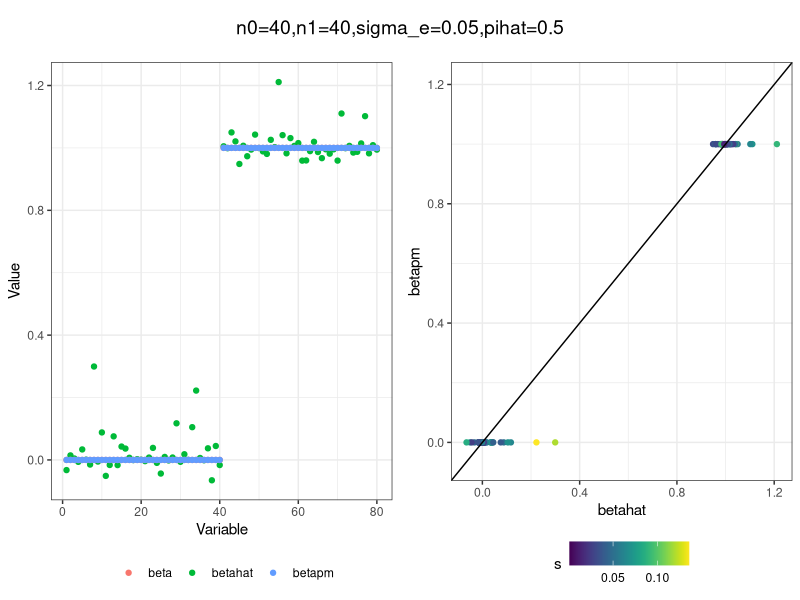
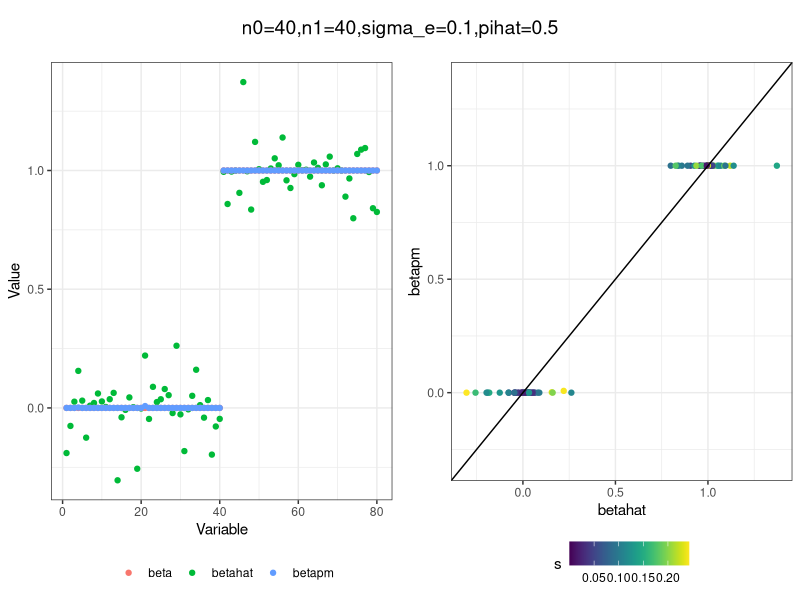
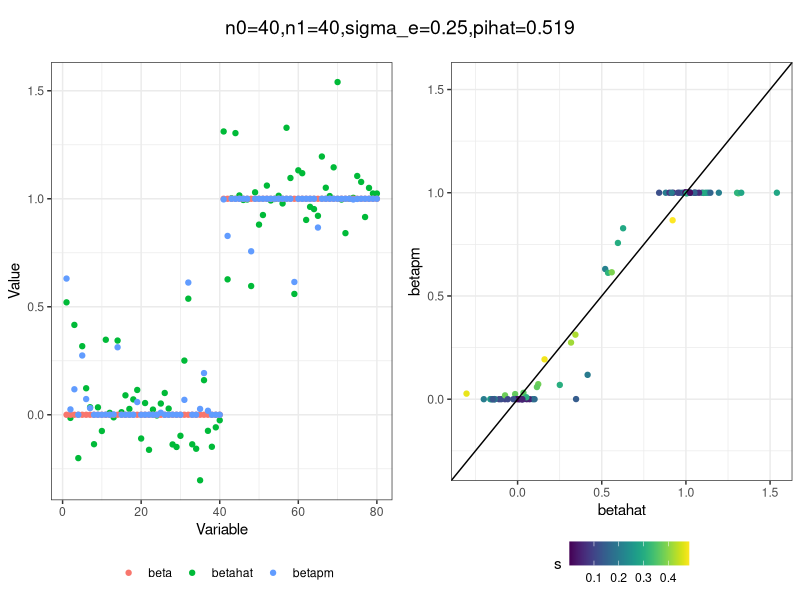
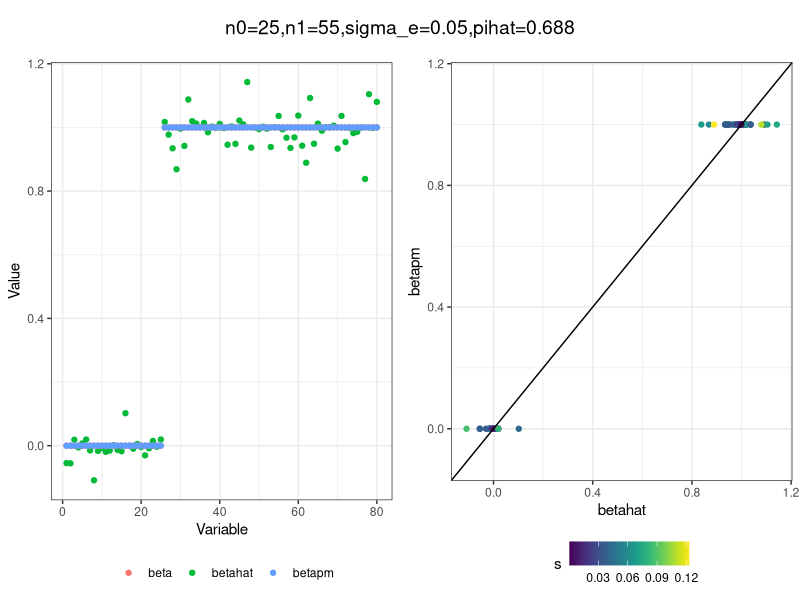
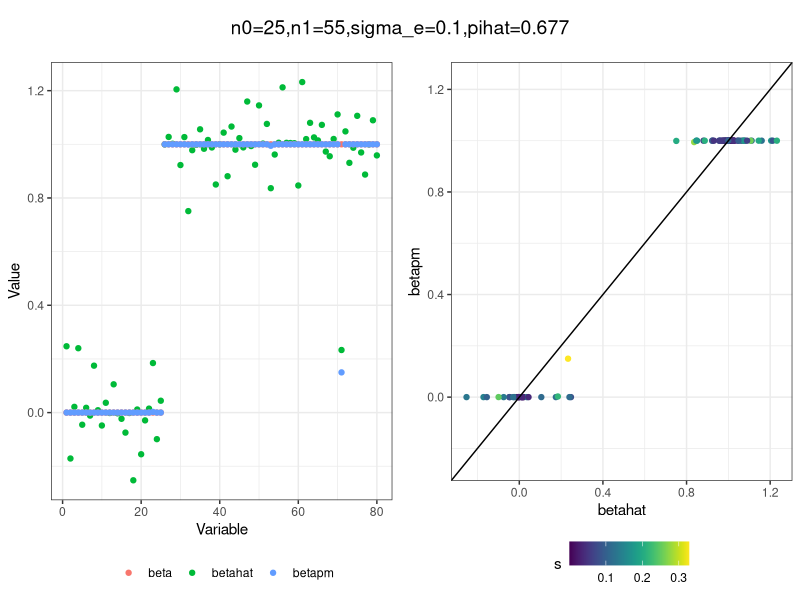
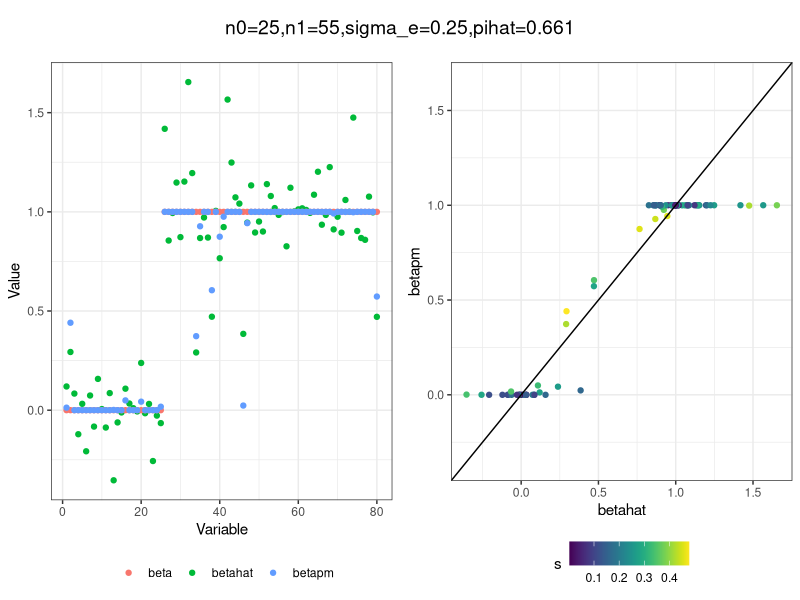
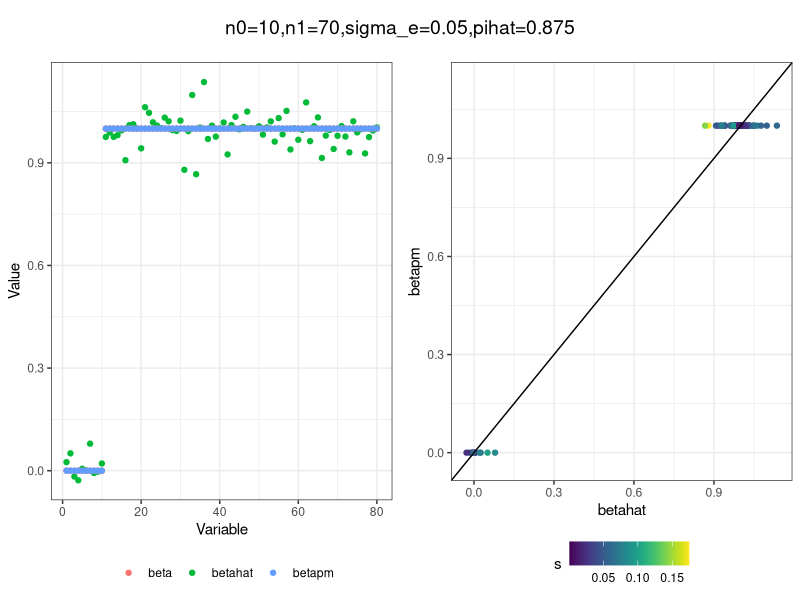
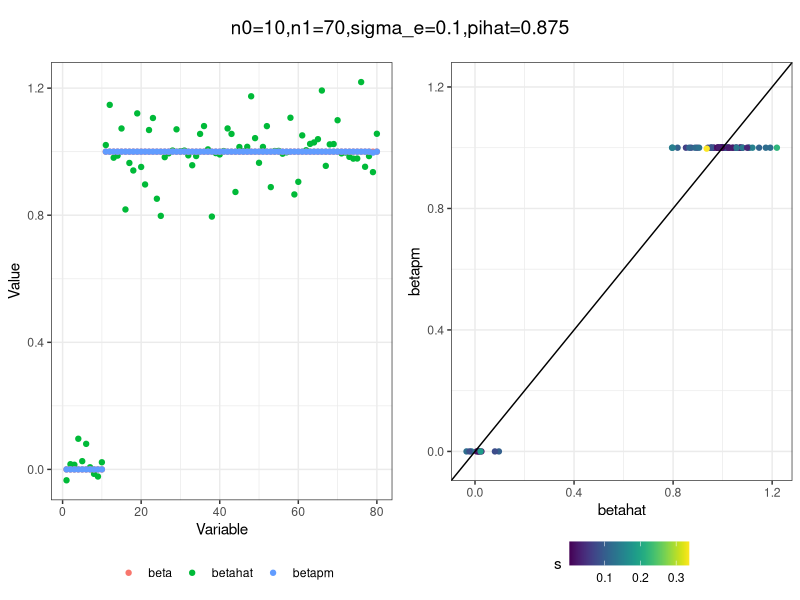

The R script that drew these images, in order:
## ---- chunk 1
library(ggplot2)
library(dplyr)
library(tidyr)
## ---- chunk 2
# Simulation
sim = function(n0, n1, sigma_e){
  n = n0+n1
  beta = c(rep(0, n0), rep(1, n1))
  s = abs(rnorm(n, 0, sigma_e))
  betahat = rnorm(n, beta, s)
  return(list(betahat=betahat, s=s, beta=beta, n=n))
}


# Negative log marginal likelihood
nll = function(pi, data){
  betahat = data[[1]]
  s = data[[2]]
  liks = (1.0-pi) * dnorm(betahat, mean=0, sd=s) + pi * dnorm(betahat, mean=1, sd=s) 
  loglik = sum(log(liks))
  return(-loglik)
}

# Estimate pi by minimizes nll
est_pi = function(betahat, s){
  fit = optim(par=c(.5), 
              fn=nll, 
              data=list(betahat, s), 
              method="Brent", 
              lower=0, 
              upper=1)

  pihat = fit$par
  return(pihat)
}

# Estimate the post using bayes rule and plug in of pihat mle
est_post = function(betahat, s, pihat){
  c0 = dnorm(betahat, mean=0, sd=s) * (1 - pihat)
  c1 = dnorm(betahat, mean=1, sd=s) * pihat
  pm = c1 / (c0 + c1)
  return(pm)
}

# Viz
plot_sim = function(df, title){
  
  gath_df = df %>% gather(variable, value, -idx, -s)
  p0 = ggplot(gath_df, aes(x=idx, y=value, 
                        color=factor(variable, levels=c("beta", "betahat", "betapm")))) + 
      geom_point() + 
      theme_bw() +
      labs(color="") +
      xlab("Variable") + 
      ylab("Value") +
      theme(legend.position="bottom")
  
  min_betahat = min(df$betahat)
  max_betahat = max(df$betahat)
  p1 = ggplot(df, aes(betahat, betapm, color=s)) + 
       geom_point() + viridis::scale_color_viridis() + 
       theme_bw() + 
       theme(legend.position="bottom") +
       xlim(c(min_betahat, max_betahat)) +
       ylim(c(min_betahat, max_betahat)) + 
       geom_abline() 

  p = cowplot::plot_grid(p0, p1, nrow=1) 
  title = cowplot::ggdraw() + cowplot::draw_label(title)
  print(cowplot::plot_grid(title, p, ncol=1, rel_heights=c(0.1, 1)))
  
}
## ---- chunk 3
n0 = c(rep(40, 3), rep(25, 3), rep(10, 3), rep(0, 3))
n1 = c(rep(40, 3), rep(55, 3), rep(70, 3), rep(80, 3))
sigma_e = rep(c(.05, .1, .25), 4)

for(i in 1:length(n0)){
  sim_res = sim(n0[i], n1[i], sigma_e[i])
  betahat = sim_res$betahat
  s = sim_res$s
  beta = sim_res$beta
  pihat = est_pi(betahat, s)
  betapm = est_post(betahat, s, pihat)
  df = data.frame(betahat=betahat, beta=beta, betapm=betapm, s=s, idx=1:length(betahat))
  title = paste0("n0=",n0[i], ",n1=", n1[i], ",sigma_e=", sigma_e[i], ",pihat=", round(pihat, digits=3))
  plot_sim(df, title)
}
